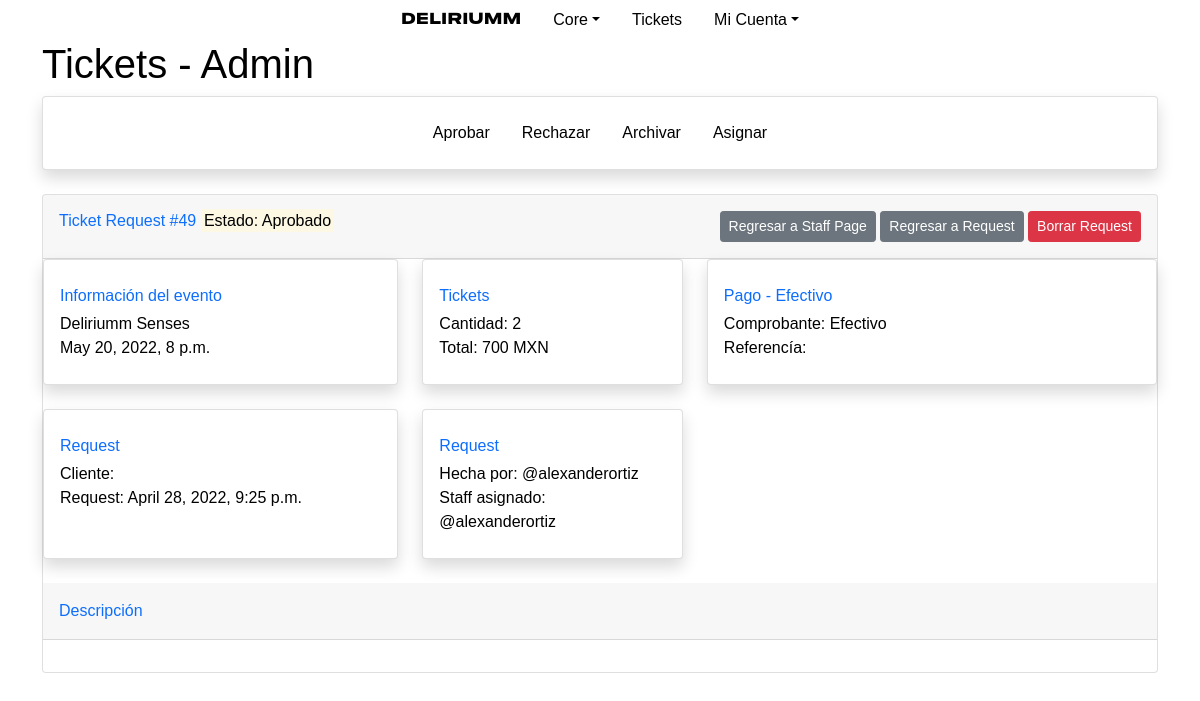
Screenshot of /core/tickets/a/49 (signed in) with the database file from the repository.
### tickets/models.py (models this page shows, shortened)
class TicketRequest(models.Model):
    user = models.ForeignKey(User, on_delete=models.CASCADE)
    event = models.ForeignKey(Event, on_delete=models.CASCADE)
    context = models.CharField(max_length=300, blank=True)
    q_tickets = models.IntegerField(verbose_name="Tickets")
    reference = models.CharField(max_length=150, default="none")
    client = models.CharField(max_length=50, default="none")
    total = models.IntegerField(verbose_name="Total", default="0")
    created = models.DateTimeField(auto_now=True)
    staff_asigned = models.CharField(max_length=30, default="none")
    PAYMENTS = (
        ("CASH", "Efectivo"),
        ("CARD", "Tarjeta"),
        ("TRANSFER", "Transferencía"),
        ("DEPOSIT", "Deposíto"),
    )
    payment_method = models.CharField(
        max_length=20,
        choices=PAYMENTS,
        default='CASH',
    )
    STATUS = (
        ("PE", "Pendiente"),
        ("RE", "Rechazado"),
        ("VA", "Aprobado"),
        ("AR", "Archivado"),
    )
    status = models.CharField(
        max_length=2,
        choices=STATUS,
        default='PE',
    )

### core/models.py (models this page shows, shortened)
class Event(models.Model):
    name = models.CharField(verbose_name="Name", max_length=200)
    datetime = models.DateTimeField(verbose_name="Date, Time")
    price = models.IntegerField(verbose_name="Price")
    STATUS = (
        ("AN", "Anunciado"),
        ("VE", "En Venta"),
        ("TE", "Venta Terminada"),
        ("AR", "Archivado"),
    )
    status = models.CharField(
        max_length=2,
        choices=STATUS,
        default='AN',
    )

### tickets/views.py (the view)
# urls.py: path("a/<int:requestid>", views.admin_request_view, name="admin_request_view"),
def admin_request_view(request, requestid):
    if not request.user.is_authenticated:
        return HttpResponseRedirect(reverse("users:login"))
    if requestid == 0:
        return HttpResponseRedirect(reverse("tickets:index"))
    ticketrequest = get_object_or_404(TicketRequest, pk=requestid)
    usercore = get_object_or_404(UserCore, user=request.user)
    usercore.last_ticket_request_see = requestid
    usercore.save()
    status_display = ticketrequest.get_status_display()
    if request.user.has_perm("users.can_view_admin") or request.user.has_perm("users.can_view_staff") :
        return render(request, "tickets/adminrequest/admin_request_view.html", {
            "requestid": requestid,
            "ticketrequest": ticketrequest,
            "status_display": status_display,
        })
    else:
        return HttpResponseRedirect(reverse("tickets:request_view", args=(requestid,)))

### tickets/templates/tickets/adminrequest/admin_request_view.html (shortened to what this page needs)
{% extends 'tickets/layout_1.html' %}
{% block head %}
{% load static %}
{% endblock %}
{% block body %}
<h1>Tickets - Admin</h1>
<div class="card shadow mb-4 ">
    <div class="card-body ">
        <ul class="nav justify-content-center">
            <li class="nav-item border-0">
                <a class="nav-link" href="{% url 'tickets:aprobar_request' requestid %}">Aprobar</a>
            </li>
            <li class="nav-item border-0">
                <a class="nav-link" href="{% url 'tickets:rechazar_request' requestid %}">Rechazar</a>
            </li>
            <li class="nav-item border-0">
                <a class="nav-link" href="{% url 'tickets:archivar_request' requestid %}">Archivar</a>
            </li>
            <li class="nav-item border-0">
                <a class="nav-link" href="{% url 'tickets:asignar_request' requestid %}">Asignar</a>
            </li>
        </ul>
    </div>
</div>
    <div class="card mb-4">
        <div class="card-header py-3">
            <div class="row justify-content-between">
                <div class="col-xl-4 col-md-6">
                    <h6 class="m-0 font-weight-bold text-primary">Ticket Request #{{ requestid }} <mark>Estado: {{ status_display }}</mark></h6>
                </div>
                <div class="col-xl-5 col-md-6">
                    <div class="text-end">
                        <a href="{% url 'core:staff_view' %}"><button type="button" class="btn btn-secondary btn-sm">Regresar a Staff Page</button></a>
                        <a href="{% url 'tickets:request_view' requestid %}"><button type="button" class="btn btn-secondary btn-sm">Regresar a Request</button></a>
                        <a href="{% url 'tickets:delete_ticket_request' requestid %}"><button type="button" class="btn btn-danger btn-sm">Borrar Request</button></a>
                    </div>
                </div>
            </div>
        </div>
        <div class="row">
        <div class="col-xl-4 col-md-6 mb-4">
            <div class="card border-left-primary shadow h-100 py-2">
                <div class="card-body">
                    <div class="row no-gutters align-items-center">
                        <div class="col mr-2">
                            <div class="text-xs font-weight-bold text-primary mb-1">
                                Información del evento</div>
                            <div class="p mb-0 text-gray-800">
                                {{ ticketrequest.event.name }}
                            </div>
                            <div class="p mb-0 text-gray-800">
                                {{ ticketrequest.event.datetime }}
                            </div>
                        </div>
                    </div>
                </div>
            </div>
        </div>
        <div class="col-xl-3 col-md-6 mb-4">
            <div class="card border-left-primary shadow h-100 py-2">
                <div class="card-body">
                    <div class="row no-gutters align-items-center">
                        <div class="col mr-2">
                            <div class="text-xs font-weight-bold text-primary mb-1">
                                Tickets</div>
                            <div class="p mb-0 text-gray-800">
                                Cantidad: {{  ticketrequest.q_tickets }}
                            </div>
                            <div class="p mb-0 text-gray-800">
                                Total: {{  ticketrequest.total }} MXN
                            </div>
                        </div>
                    </div>
                </div>
            </div>
        </div>
        <div class="col-xl-5 col-md-6 mb-4">
            <div class="card border-left-primary shadow h-100 py-2">
                <div class="card-body">
                    <div class="row no-gutters align-items-center">
                        <div class="col mr-2">
                            <div class="text-xs font-weight-bold text-primary mb-1">
                                Pago - {{ ticketrequest.get_payment_method_display }}</div>
                            {% if ticketrequest.payment_method == "CASH" %}
                            <div class="p mb-0 text-gray-800">
                                Comprobante: Efectivo
                            </div>
                            {% endif %}
                            <div class="p mb-0 text-gray-800">
                                Referencía: {{  ticketrequest.reference }}
                            </div>
                        </div>
                    </div>
                </div>
            </div>
        </div>
        <div class="col-xl-4 col-md-6 mb-4">
            <div class="card border-left-primary shadow h-100 py-2">
                <div class="card-body">
                    <div class="row no-gutters align-items-center">
                        <div class="col mr-2">
                            <div class="text-xs font-weight-bold text-primary mb-1">
                                Request</div>
                            <div class="p mb-0 text-gray-800">
                                Cliente: {{ ticketrequest.client }}
                            </div>
                            <div class="p mb-0 text-gray-800">
                                Request: {{ ticketrequest.created }}
                            </div>
                        </div>
                    </div>
                </div>
            </div>
        </div>
        <div class="col-xl-3 col-md-6 mb-4">
            <div class="card border-left-primary shadow h-100 py-2">
                <div class="card-body">
                    <div class="row no-gutters align-items-center">
                        <div class="col mr-2">
                            <div class="text-xs font-weight-bold text-primary mb-1">
                                Request</div>
                            <div class="p mb-0 text-gray-800">
                                Hecha por: @{{ ticketrequest.user.username }}
                            </div>
                            {% if ticketrequest.staff_asigned != "none" %}
                            <div class="p mb-0 text-gray-800">
                                Staff asignado: @{{ ticketrequest.staff_asigned }}
                            </div>
                            {% endif %}
                        </div>
                    </div>
                </div>
            </div>
        </div>
    </div>
    <div class="card-header py-3">
        <div class="text-start m-0 font-weight-bold text-primary">
            Descripción
        </div>
    </div>
        <div class="card-body">
        </div>
    </div>
{% endblock body %}

### tickets/static/tickets/style_layout1.css (style rules this page uses)
body { font-family: sans-serif; color: black; }
a, a:visited, a:hover, a:active { color: inherit; }
.nav-link { color: black; }

### rows the page displays
TicketRequest: event.name "Deliriumm Senses", event.datetime "May 20, 2022, 8 p.m.", q_tickets "2", total "700", payment_method "Efectivo", created "April 28, 2022, 9:25 p.m.", user.username "alexanderortiz", staff_asigned "alexanderortiz"

### other values shown
{{ requestid }} "49"
{{ status_display }} "Aprobado"
